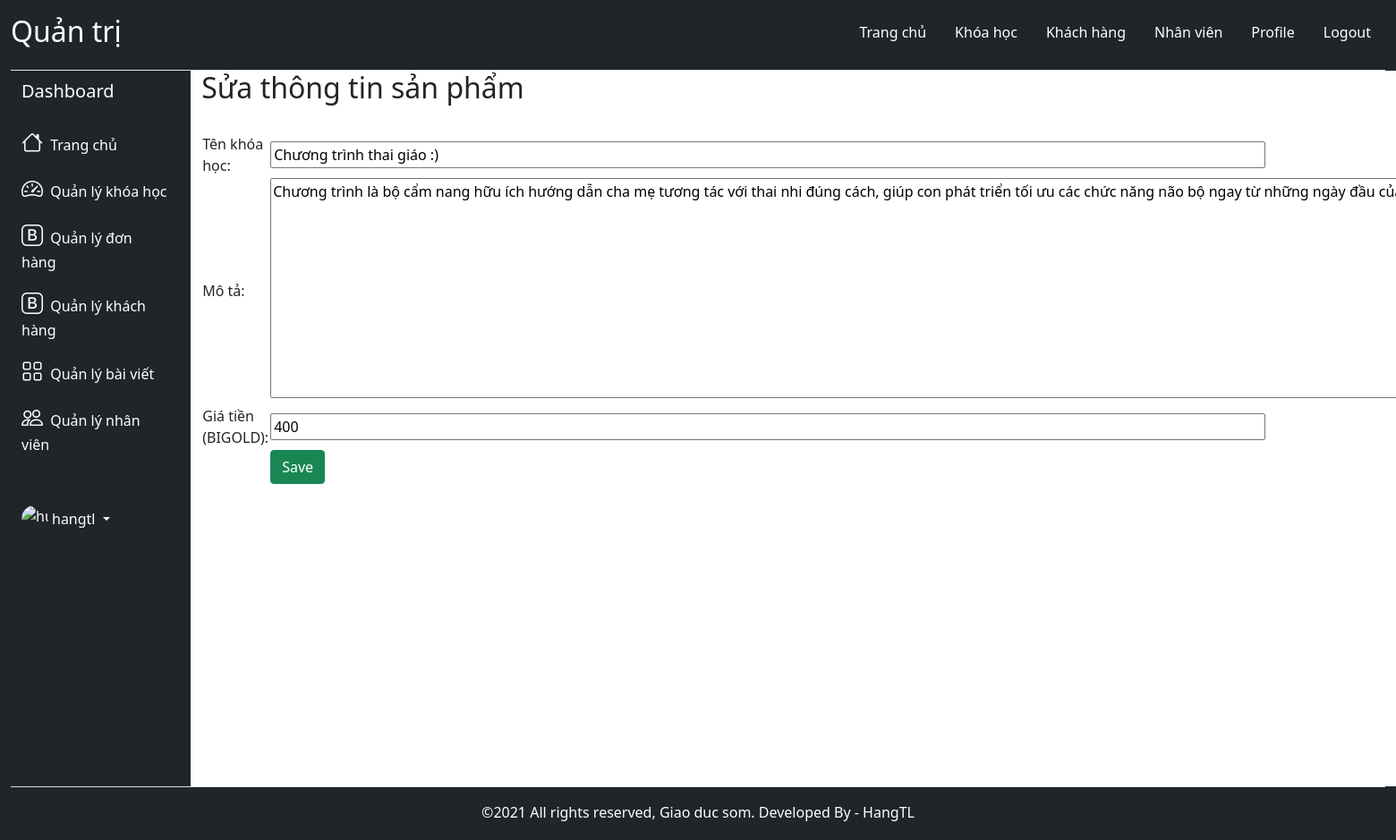
Screenshot of /admin/editCourse.php?id=1 (signed in) with the database file from the repository.
### tables this page shows
CREATE TABLE `tbl_course` (
  `id_course` int(10) UNSIGNED NOT NULL,
  `course_name` varchar(250) NOT NULL,
  `description` text NOT NULL,
  `price` float NOT NULL,
  `image` varchar(255) NOT NULL
);

### admin/editCourse.php (the view, shortened to what this page needs)
<?php
    include('connection.php');
    include("templates/header.php");
?>
    <?php
        $id     = $_GET['id'];
        $sql    = "SELECT * from tbl_course where id_course={$id}";
        $query  = mysqli_query($conn,$sql);
        $row    = mysqli_fetch_assoc($query);
    ?>
            <form method="POST" action="">
            <h2 style="margin-bottom: 30px;">Sửa thông tin sản phẩm</h2>
                <table>
                    <tr>
                        <td>Tên khóa học: </td>
                        <td>
                            <input style="width: 1112px;" type="text" name="txtCourseName" value="<?php echo $row['course_name']; ?>">
                        </td>
                    </tr>
                    <tr>
                        <td  nowrap="nowrap">Mô tả: </td>
                        <td><textarea name="txtDescription" id="content" rows="10" cols="150"><?php echo $row['description']; ?></textarea></td>
                    </tr>
                    <tr>
                        <td>Giá tiền (BIGOLD): </td>
                        <td>
                            <input style="width: 1112px;" type="text" name="txtPrice" value="<?php echo $row['price']; ?>">
                        </td>
                    </tr>
                    <tr>
                        <td></td>
                        <td>
                            <input type="submit" name="btnEditCourse" value="Save" class="btn btn-success">
                        </td>
                    </tr>
                </table>
            </form>
    </main>
</div>
<?php
    include("templates/footer.php");
?>

### rows the page displays
tbl_course: txtCourseName "Chương trình thai giáo :)", txtDescription "Chương trình là bộ cẩm nang hữu ích hướng dẫn cha mẹ tương tác với thai nhi đúng cách, giúp con phát triển tối ưu các chức năng não bộ ngay từ những ngày đầu của thai kỳ.", txtPrice "400"

### other values shown
$_SESSION['name'] "hangtl"
